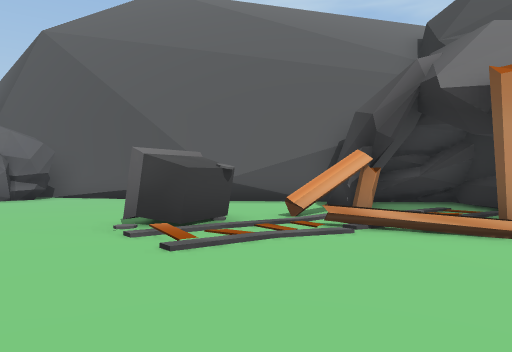
view 1 (above)

18 first-person views from a walk through a Unity game level. The camera is 1.3 m above the floor, looks level and sees 70° across. The floor is counted in squares, 2 m on a side. Each view is taken from the middle of a square. On the plan, view 1 faces up. The plan holds only what a view shows up to about 11 squares ahead; the rest is blank. The place goes on beyond the plan. The player character is not drawn. Some animated figures are not drawn. Some surface patterns are stand-ins.

view 2
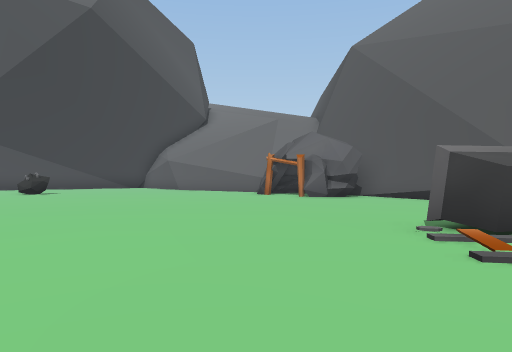

view 3
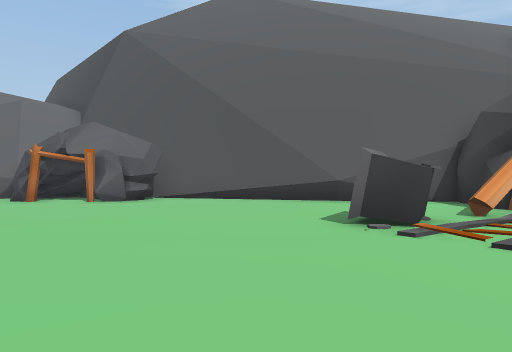

view 4
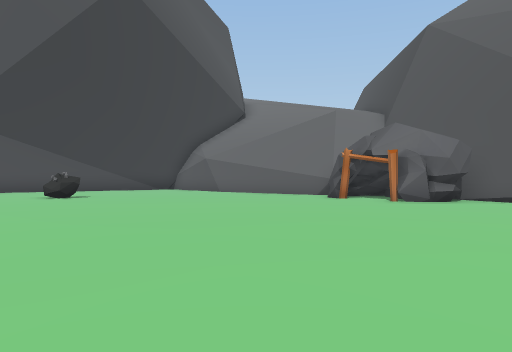

view 5
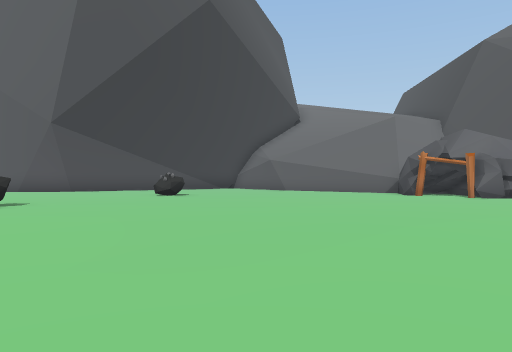

view 6
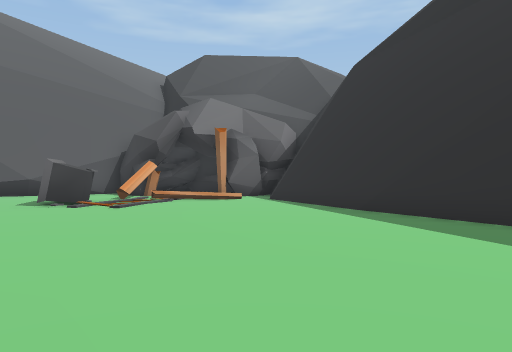

view 7
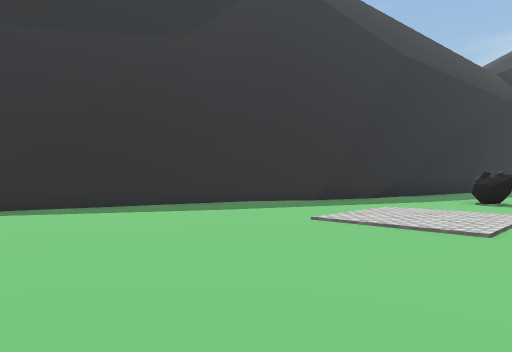

view 8
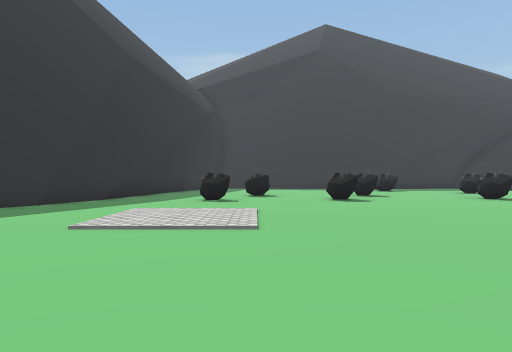

view 9
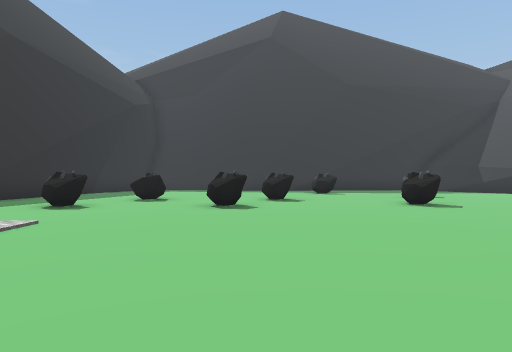

view 10
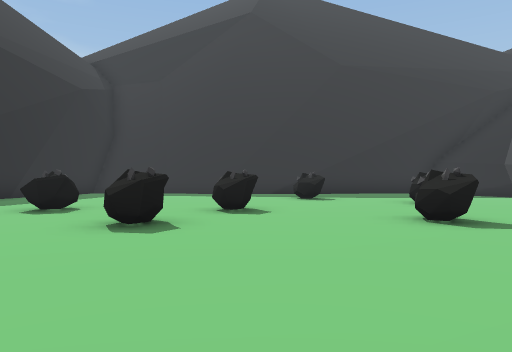

view 11
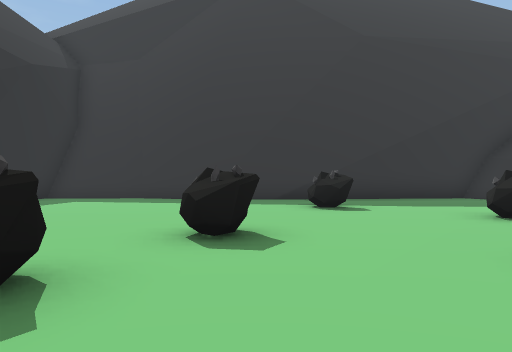

view 12
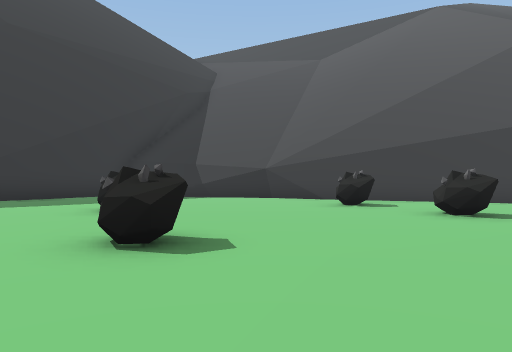

view 13
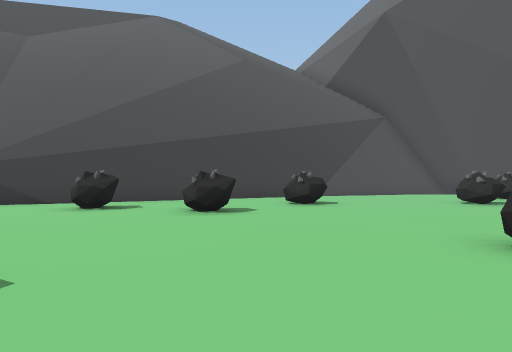

view 14
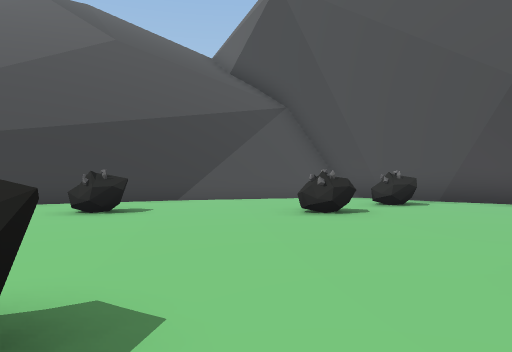

view 15
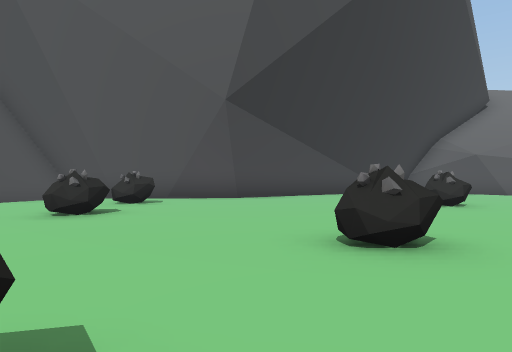

view 16
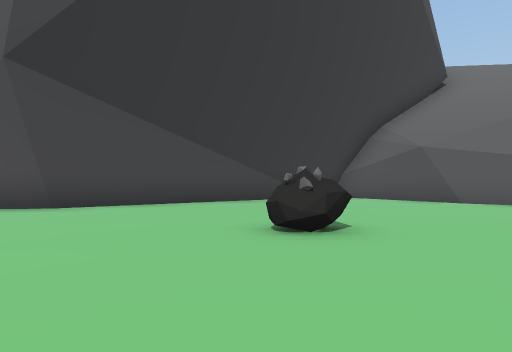

view 17
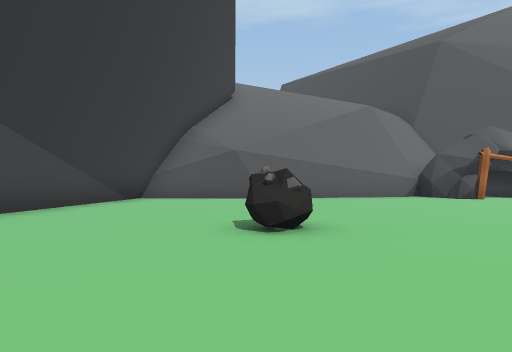

view 18
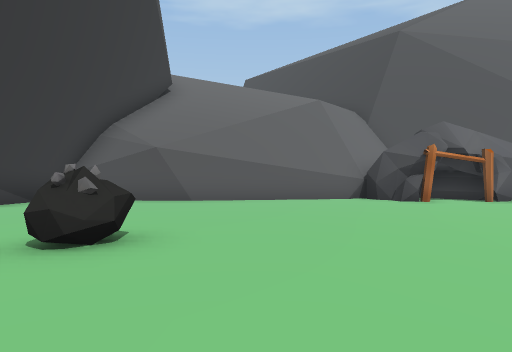

### Floor plan
Points are (right, up) in squares from view 1. A wall is a line through its corners. A room is listed if a view was taken in it or the views show most of it. See-through windows are left out.
Room 1 (views 1, 2, 3, 4, 5, 6, 7, 8, 9, 10, 11, 12, 13, 14, 15, 16, 17, 18)
walls: (-0.3, -8.9) (1.2, -6.3); (1.1, -6.6) (2.5, -1.1); (-1.3, -11.8) (-0.1, -8.2); (-21.3, -7.4) (-17.9, -14.5); (-20.8, 0.9) (-23.5, -1.6) (-23.1, -3.1); (-22.4, -5.2) (-21.4, -7.2); (-1.4, -13.1) (-1, -10.5); (-18.4, -13.3) (-17.9, -14.6); (2.5, -1.4) (4, 2.8); (-23, -3.2) (-22.4, -5.3); (-18, -14.3) (-17.5, -15.2); (-8.7, 9) (-9.3, 9.5); (-8.7, 9.2) (-9.2, 9.4); (-8.6, 9.4) (-9.6, 10.2); (-23.3, -1.5) (-21.9, -6.1); (-0.3, 5.6) (-0.9, 4.6) (-1.6, 4.9); (-9.2, 9.7) (-9.5, 9.9) (-10, 10.6) (-11.7, 10.2); (-6.3, 9.4) (-7.1, 9.3); (-9.7, 10) (-9.9, 10.7); (-8.7, 10.2) (-8.4, 9.5); (-11.4, -18.2) (-9.4, -18.3); (-14.7, 9.6) (-18.2, 9.7); (-5.7, 9.8) (-7.2, 9); (-2, -16.1) (-1.8, -15.2); (-5.8, 9.9) (-6.3, 9.5); (-7.5, -18.4) (-5.5, -19); (-5.6, 10.1) (-5.8, 9.7) (-6.3, 9.5); (-9.6, 10.9) (-10.1, 10.5) (-15.3, 9.5); (-8, 10.8) (-9, 10.4); (-8.8, 10.9) (-9.3, 10.6); (-15.9, -17.9) (-15.4, -18.7) (-10.1, -18.1); (-5.9, 10.6) (-5.9, 10.2) (-5.9, 9.9); (-8.3, 11.1) (-9, 10.5); (-18.4, 8.8) (-19.9, 2.2) (-21.2, 0.6); (-5.7, -18.9) (-3, -18.8) (-2.5, -17.5); (-17.5, 9.6) (-18.2, 9.8); (-17.9, 9.8) (-18.9, 6.7); (2, 6.5) (0.6, 5.7); (1.7, 7.1) (1.6, 7.7); (2.2, 6.7) (1.9, 6.8) (1.8, 7.5); (0.4, 9.2) (-1.2, 9.5); (2.1, 8.1) (1.9, 8.9); (1.9, 8.3) (1.9, 9); (2.2, 9.2) (-0.8, 9.3) (-6.2, 11.2)
low walls: (-0.3, -8.5) (1, -6.5) (2.3, -1.4); (2.4, -0.9) (3.7, 3); (-6.9, 9.7) (-7.5, 10.3); (-7.7, 10.5) (-8.3, 11.1); (-18.3, 9.3) (-18.7, 8.2); (-18.2, 9.8) (-18.4, 9.1); (1.8, 7.1) (1.5, 7.6); (0, 9) (-1, 9.2)
objects: other object (-20, -1); other object (-19, -7); other object (-19, -3); other object (-17, -11); other object (-17, -9); other object (-15, 3) to (-15, 4); other object (-14, -2) to (-14, -1); other object (-13, -14) to (-13, -13); other object (-13, -5); other object (-12, -10); other object (-11, -16) to (-10, -15); other object (-9, -12); other object (-7, -10); other object (-5, -12); other object (-4, -10)

Positions as (right, up) in squares from view 1, and headings:
1: (0, 0), facing up
2: (0, 0), facing up-left
3: (-3, 0), facing up
4: (-3, 0), facing up-left
5: (-4, -3), facing up-left
6: (-4, -4), facing up-right
7: (-6, 0), facing down-right
8: (-5, 0), facing down
9: (-8, -2), facing down
10: (-9, -5), facing down
11: (-9, -8), facing down
12: (-10, -7), facing down-left
13: (-10, -8), facing left
14: (-12, -4), facing left
15: (-12, -5), facing up-left
16: (-12, 0), facing up-left
17: (-15, -1), facing up
18: (-13, 0), facing up
